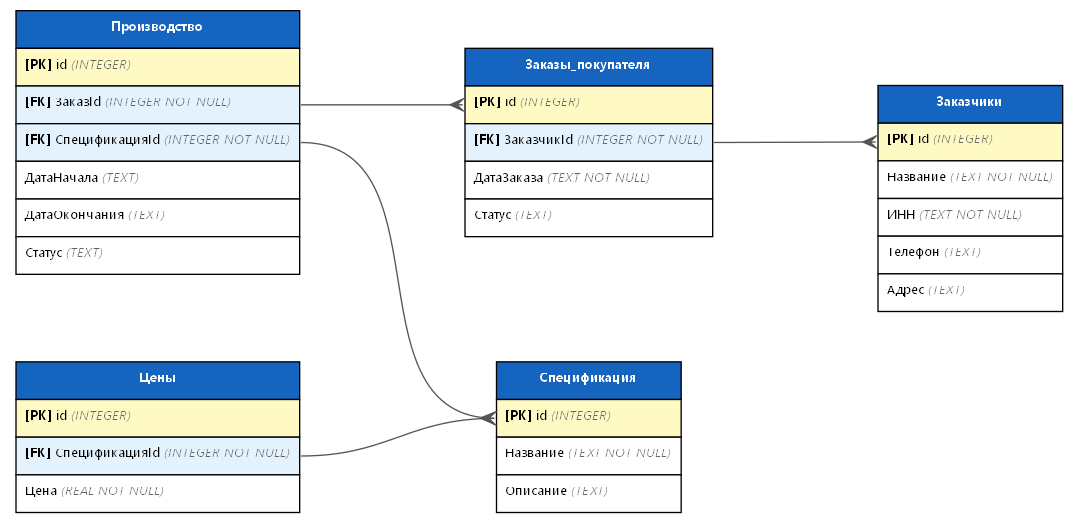

Write Python code to recreate this figure.
# ============================================================
# er_diagram.py — УНИВЕРСАЛЬНЫЙ генератор ER-диаграмм для SQLite
# Использование: python er_diagram.py [путь_к_БД] [выходной_файл]
# Не требует ввода данных — читает схему из sqlite_master
# Использует Graphviz для идеального позиционирования и связей.
# ============================================================

import sqlite3
import sys
import os

try:
    import graphviz
except ImportError:
    print("Установите graphviz: pip install graphviz")
    sys.exit(1)

def get_schema(db_path):
    """Извлечение полной схемы БД: таблицы, столбцы, PK, FK."""
    conn = sqlite3.connect(db_path)
    cur = conn.cursor()
    cur.execute("SELECT name FROM sqlite_master WHERE type='table' AND name NOT LIKE 'sqlite_%'")
    tables = [r[0] for r in cur.fetchall()]

    schema = {}
    for table in tables:
        cur.execute(f"PRAGMA table_info([{table}])")
        columns = []
        for row in cur.fetchall():
            columns.append({
                "name": row[1], "type": row[2],
                "notnull": bool(row[3]), "pk": bool(row[5])
            })

        cur.execute(f"PRAGMA foreign_key_list([{table}])")
        fks = []
        for row in cur.fetchall():
            fks.append({"from": row[3], "to_table": row[2], "to_col": row[4]})

        schema[table] = {"columns": columns, "fks": fks}
    conn.close()
    return schema

def generate_er_diagram(db_path, output_path="er_diagram"):
    """Главная функция: генерация ER-диаграммы с помощью Graphviz."""
    schema = get_schema(db_path)
    if not schema:
        print("БД пуста или не содержит таблиц.")
        return

    if output_path.endswith('.pdf') or output_path.endswith('.png'):
        output_path = output_path[:-4]

    dot = graphviz.Digraph(
        "ER-Diagram",
        filename=output_path,
        engine='dot',
        node_attr={'shape': 'none', 'fontname': 'Segoe UI', 'fontsize': '10'},
        edge_attr={'fontname': 'Segoe UI', 'fontsize': '9', 'color': '#555555'}
    )
    
    # Настройки графа для красивого размещения слева направо (LR) или сверху вниз (TB)
    dot.attr(rankdir='LR', nodesep='0.8', ranksep='1.5')

    # Добавляем узлы (таблицы)
    for table_name, info in schema.items():
        pk_cols = {c["name"] for c in info["columns"] if c["pk"]}
        fk_cols = {fk["from"] for fk in info["fks"]}
        
        # Формируем HTML-подобную метку для таблицы
        label = f'<<table border="0" cellborder="1" cellspacing="0" cellpadding="6">'
        label += f'<tr><td bgcolor="#1565C0"><font color="white"><b>{table_name}</b></font></td></tr>'
        
        for col in info["columns"]:
            cname = col["name"]
            ctype = col["type"]
            nn = " NOT NULL" if col["notnull"] and not col["pk"] else ""
            
            icon = ""
            bg = "#ffffff"
            if cname in pk_cols:
                icon = "<b>[PK]</b> "
                bg = "#FFF9C4" # Светло-жёлтый для первичных ключей
            elif cname in fk_cols:
                icon = "<b>[FK]</b> "
                bg = "#E3F2FD" # Светло-синий для внешних ключей
            
            label += f'<tr><td align="left" bgcolor="{bg}" port="{cname}">{icon}{cname} <font color="#666666"><i>({ctype}{nn})</i></font></td></tr>'
            
        label += '</table>>'
        
        dot.node(table_name, label=label)

    # Добавляем связи (внешние ключи)
    for table_name, info in schema.items():
        for fk in info["fks"]:
            from_col = fk["from"]
            to_table = fk["to_table"]
            to_col = fk["to_col"]
            
            if to_table in schema:
                # Связь от дочерней таблицы к родительской (один ко многим)
                dot.edge(f"{table_name}:{from_col}", f"{to_table}:{to_col}", 
                         arrowhead="crow", arrowtail="none", dir="both")

    # Рендер
    dot.render(output_path, format='pdf', cleanup=True)
    dot.render(output_path, format='png', cleanup=True)
    
    print(f"[OK] ER-диаграмма успешно пересоздана: {output_path}.pdf и {output_path}.png")


# ==================== ТОЧКА ВХОДА ====================
if __name__ == "__main__":
    if len(sys.argv) < 2:
        db = os.path.join(os.path.dirname(os.path.abspath(__file__)), "database.db")
    else:
        db = sys.argv[1]

    out = sys.argv[2] if len(sys.argv) > 2 else \
        os.path.join(os.path.dirname(os.path.abspath(__file__)), "er_diagram")

    if not os.path.exists(db):
        print(f"Файл БД не найден: {db}")
        sys.exit(1)

    generate_er_diagram(db, out)
